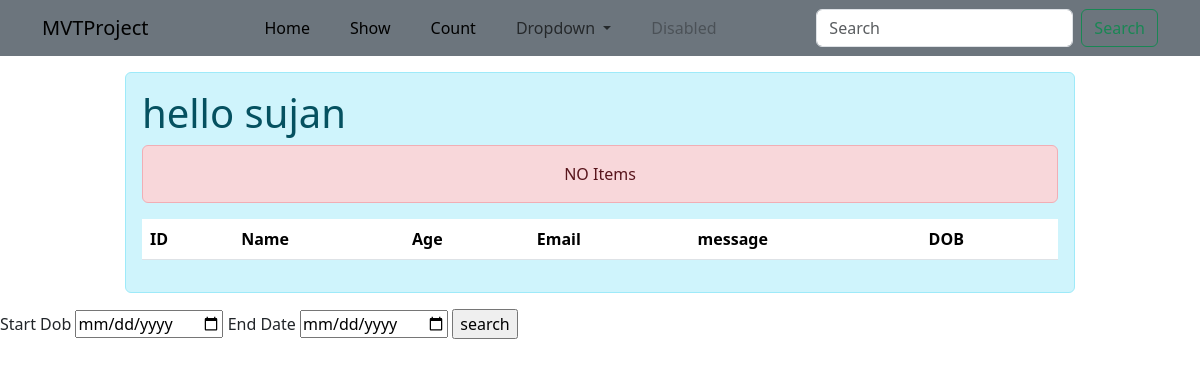
/show/, run on an earlier commit of the app's database.
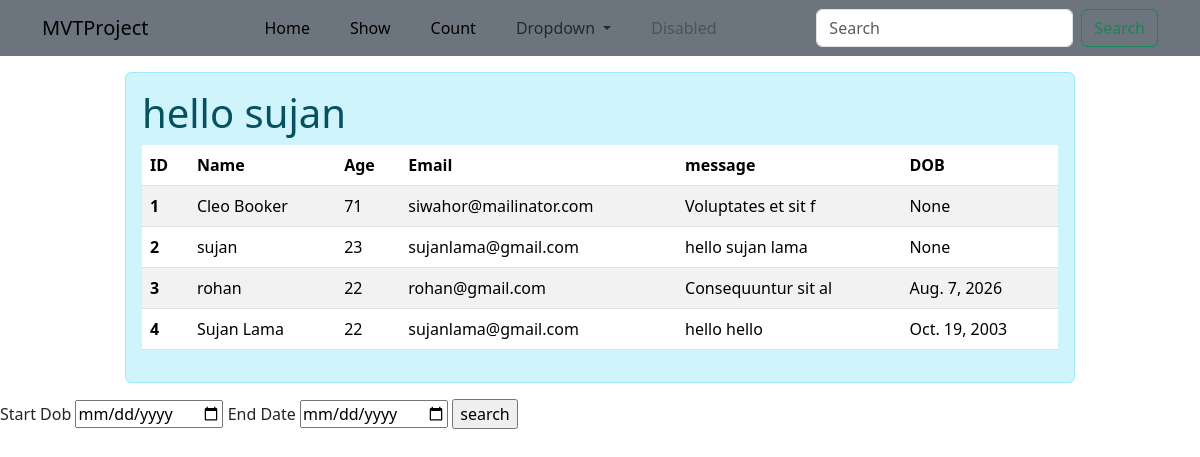
And on a later commit of the database.
### mvtApp/models.py (models this page shows)
class Student(models.Model):
    name=models.CharField(max_length=200)
    age =models.IntegerField()
    email = models.EmailField()
    message = models.TextField()
    dob = models.DateField(null=True)

### mvtApp/views.py (the view)
# urls.py: path('show/',views.show,name="show"),
def show(request):
    data = Student.objects.all()
    searched = request.GET.get("searched")
    if searched:
        data=Student.objects.filter(name__contains=searched)
    else:
        data=Student.objects.all()
    sdob = request.GET.get('sdob')
    ldob = request.GET.get('ldob')
    if sdob and ldob:
        data = Student.objects.filter(dob__range=[sdob, ldob])
    else:
        data=Student.objects.all()
    return render(request,'show.html',{'sujan':data})

### mvtApp/templates/show.html (shortened to what this page needs)
<!DOCTYPE html>
<html lang="en">
    <head>
        <link href="https://cdn.jsdelivr.net/npm/bootstrap@5.3.8/dist/css/bootstrap.min.css" rel="stylesheet"
>
    </head>
    <body>
        <nav class="navbar navbar-expand-lg bg-secondary">
            <div class="container">
                <a class="navbar-brand" href="#">MVTProject</a>
                <div class="collapse navbar-collapse" id="navbarSupportedContent">
                    <ul class="navbar-nav mx-auto gap-4 mb-2 mb-lg-0">
                        <li class="nav-item">
                            <a class="nav-link active" aria-current="page" href="{% url 'home' %}">Home</a>
                        </li>
                        <li class="nav-item">
                            <a class="nav-link active" href="#">Show</a>
                        </li>
                            <li class="nav-item">
                            <a class="nav-link active" href="{% url 'count' %}">Count</a>
                        </li>
                        <li class="nav-item dropdown">
                            <a class="nav-link dropdown-toggle" href="#" role="button" data-bs-toggle="dropdown"
                                aria-expanded="false">
                                Dropdown
                            </a>
                        </li>
                        <li class="nav-item">
                            <a class="nav-link disabled" aria-disabled="true">Disabled</a>
                        </li>
                    </ul>
                    <form method="get" action="{% url 'show' %}" class="d-flex" role="search">
                        <input class="form-control me-2" name="searched" type="search" placeholder="Search" aria-label="Search" />
                        <button class="btn btn-outline-success" type="submit">Search</button>
                    </form>
                </div>
            </div>
        </nav>
        <section>
            <div class="container">
                <div class="row">
                    <div class="col-10 mx-auto my-3 alert alert-info">
                        <h1>hello sujan</h1>
                        <table class="table table-striped">
                            <thead>
                                <tr>
                                    <th scope="col">ID</th>
                                    <th scope="col">Name</th>
                                    <th scope="col">Age</th>
                                    <th scope="col">Email</th>
                                    <th scope="col">message</th>
                                    <th scope="col">DOB</th>
                                </tr>
                            </thead>
                            <tbody>
                                {% for i in sujan  %}
                                <tr>
                                    <th scope="row">{{i.id}}</th>
                                    <td>{{i.name}}</td>
                                    <td>{{i.age}}</td>
                                    <td>{{i.email}}</td>
                                    <td>{{i.message}}</td>
                                    <td>{{i.dob}}</td>
                                </tr>
                                {% empty %}
                                <p class="alert alert-danger text-center">NO Items</p>
                                {% endfor %}
                            </tbody>
                        </table>
                    </div>
                </div>
            </div>
        </section>
        <form method="get" action="{% url 'show' %}">
            <label for="">Start Dob</label>
            <input name="sdob" type="date">
            <label for="">End Date</label>
            <input name="ldob" type="date">
            <input type="submit" value="search">
        </form>
    </body>
</html>

What changed in the data, as far as the page shows it:
added Student: id "1", name "Cleo Booker", age "71", email "siwahor@mailinator.com", message "Voluptates et sit f", dob "None"
added Student: id "2", name "sujan", age "23", email "sujanlama@gmail.com", message "hello sujan lama", dob "None"
added Student: id "3", name "rohan", age "22", email "rohan@gmail.com", message "Consequuntur sit al", dob "Aug. 7, 2026"
added Student: id "4", name "Sujan Lama", age "22", email "sujanlama@gmail.com", message "hello hello", dob "Oct. 19, 2003"
Also different on the page:
text no longer shown: "NO Items"
